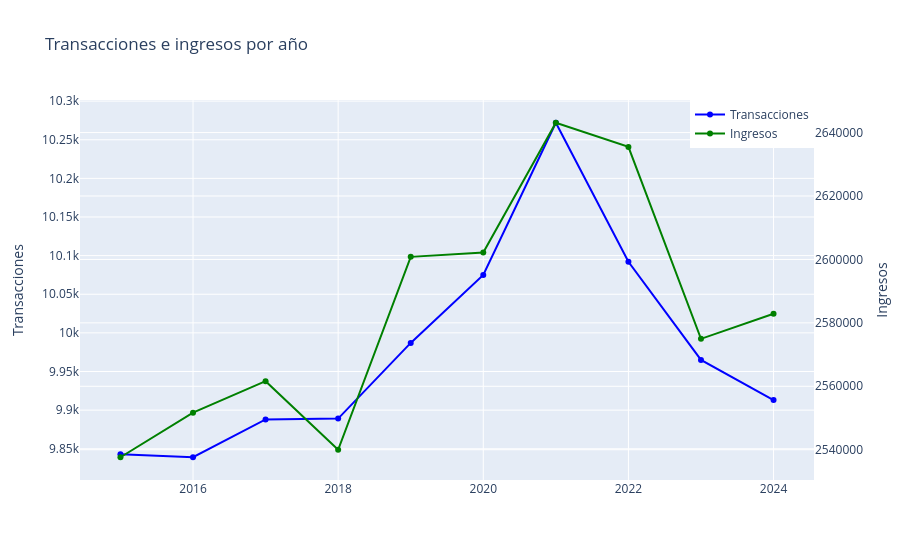

Notebook code for this chart:
### Markdown cell above
Con PloTly, no lo usare porque en power bi no me funciona pero en python es mas bonito

### Code cell
import plotly.graph_objects as go

fig = go.Figure()

# linea de transacciones
fig.add_trace(
    go.Scatter(
        x=ventas_year["year"],
        y=ventas_year["total_transacciones"],
        mode="lines+markers",
        name="Transacciones",
        line=dict(color="blue")
    )
)

# linea de ingresos
fig.add_trace(
    go.Scatter(
        x=ventas_year["year"],
        y=ventas_year["ingresos"],
        mode="lines+markers",
        name="Ingresos",
        line=dict(color="green"),
        yaxis="y2"
    )
)

# layout del gráfico
fig.update_layout(
    title="Transacciones e ingresos por año",
    
    xaxis=dict(
        title=""
    ),
    
    yaxis=dict(
        title="Transacciones"
    ),
    
    yaxis2=dict(
        title="Ingresos",
        overlaying="y",
        side="right",
        tickformat="."   # evita notacion cientifica
    ),
    legend=dict(
        x=1,
        y=1,
        xanchor="right",
        yanchor="top"
    ),
    
    hovermode="x unified"
)

fig.show()

### Figure 1 — Plotly figure (JSON) as saved in the notebook; plotly's stock layout.template omitted (floating-point values rounded to 4 significant figures)
{"data": [{"line": {"color": "blue"}, "mode": "lines+markers", "name": "Transacciones", "type": "scatter", "x": [2015, 2016, 2017, 2018, 2019, 2020, 2021, 2022, 2023, 2024], "y": [9843, 9839, 9888, 9889, 9987, 10075, 10272, 10092, 9965, 9913]}, {"line": {"color": "green"}, "mode": "lines+markers", "name": "Ingresos", "type": "scatter", "x": [2015, 2016, 2017, 2018, 2019, 2020, 2021, 2022, 2023, 2024], "y": [2538000.0, 2552000.0, 2562000.0, 2540000.0, 2601000.0, 2602000.0, 2643000.0, 2635000.0, 2575000.0, 2583000.0], "yaxis": "y2"}], "layout": {"hovermode": "x unified", "legend": {"x": 1, "xanchor": "right", "y": 1, "yanchor": "top"}, "title": {"text": "Transacciones e ingresos por año"}, "xaxis": {"title": {"text": ""}}, "yaxis": {"title": {"text": "Transacciones"}}, "yaxis2": {"overlaying": "y", "side": "right", "tickformat": ".", "title": {"text": "Ingresos"}}}}
